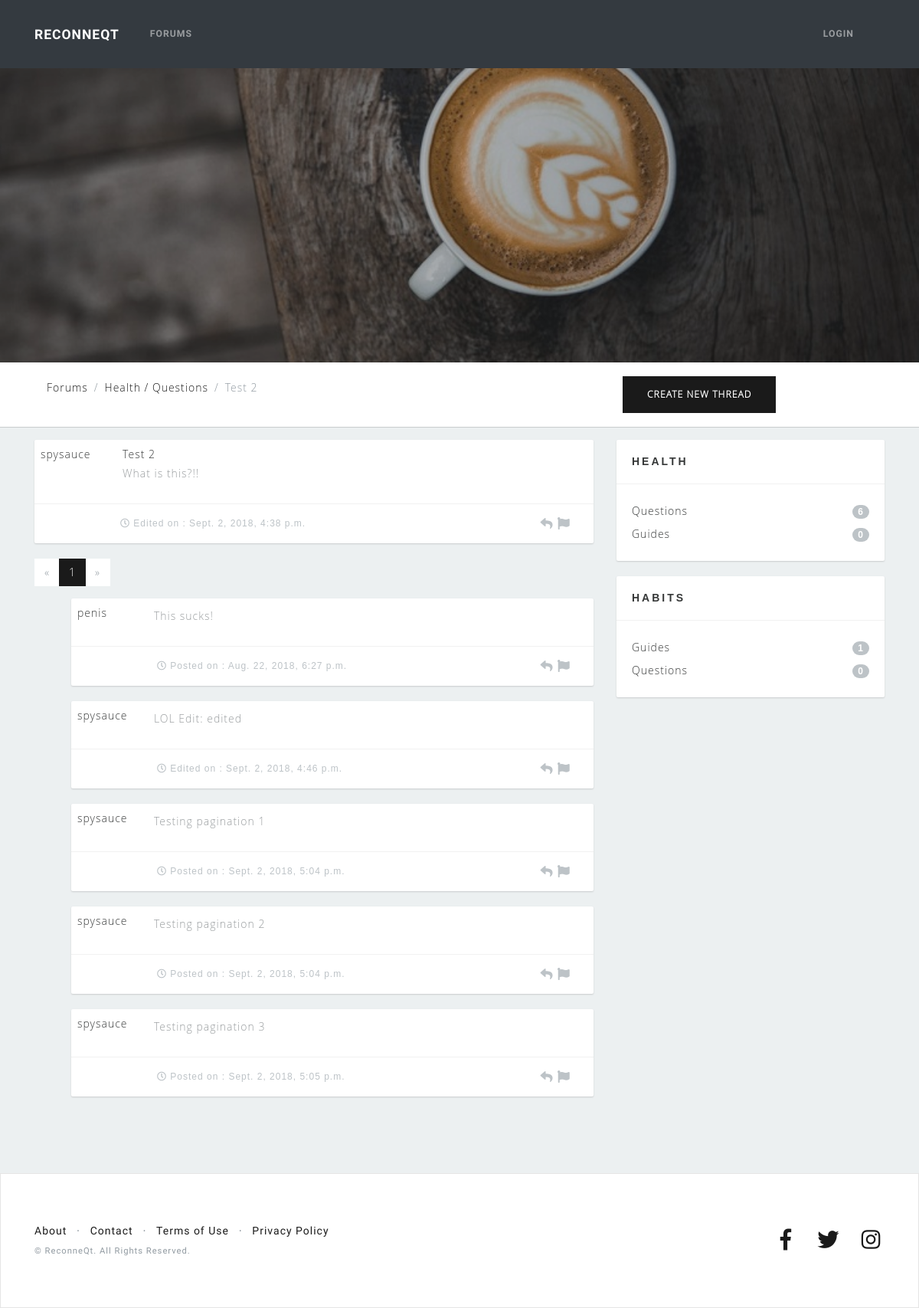
The app's page /forums/thread/1/ with its own data.
### forums/models.py (models this page shows)
class Thread(models.Model):
    title = models.CharField(max_length=100)
    thread_created = models.DateTimeField(auto_now_add=True)
    thread_edited = models.DateTimeField(blank=True, null=True)
    user = models.ForeignKey(User, on_delete=models.CASCADE)
    subject_fk = models.ForeignKey('Subject', on_delete=models.CASCADE, related_name='threads')
    def __str__(self):
        return self.title

class Subject(models.Model):
    subject_name = models.CharField(max_length=100)
    parent = models.ForeignKey('self', blank=True, null=True, on_delete=models.CASCADE, related_name='children')
    def __str__(self):
        if self.parent is None:
            return self.subject_name
        else:
            return "{} / {}".format(self.parent, self.subject_name)

class Post(models.Model):
    content = models.CharField(max_length=1000)
    original = models.BooleanField(default=False)
    post_created = models.DateTimeField(auto_now_add=True)
    post_edited = models.DateTimeField(blank=True, null=True)
    user = models.ForeignKey(User, on_delete=models.CASCADE)
    thread_fk = models.ForeignKey('Thread', on_delete=models.CASCADE, related_name='posts')
    def __str__(self):
        return self.content

### forums/views.py (the view)
# urls.py: path('thread/<int:pk>/', views.thread_detail, name='thread_detail'),
def thread_detail(request, pk):
    try:
        parents = Subject.objects.filter(parent=None)
        children = Subject.objects.exclude(parent=None)
        thread = Thread.objects.get(pk=pk)
        post_list = Post.objects.filter(thread_fk=thread).filter(original=False).order_by('post_created')
        num_posts = post_list.count()
        paginator = Paginator(post_list, 5) # Show 5 threads per page
        page = request.GET.get('page')
        posts = paginator.get_page(page)
        post = Post.objects.filter(thread_fk=thread).get(original=True)
        context = {
            'parents': parents,
            'children': children,
            'thread': thread,
            'posts': posts,
            'post': post,
            'num_posts': num_posts
        }
    except Subject.DoesNotExist:
        raise Http404("Subject does not exist")
    except Thread.DoesNotExist:
        raise Http404("Thread does not exist")
    except Post.DoesNotExist:
        raise Http404("Post does not exist")
    return render(request, 'forums/thread.html', context)

### forums/templatetags/forum_filters.py (called while the page is built)
@register.filter(name='slice_string')
def slice_string(value):
    parent, child = str(value).split('/')
    return child

### forums/templates/forums/thread.html (shortened to what this page needs)
{% extends 'forums/base_forums.html' %}
{% block breadcrumbs %}
<ol class="breadcrumb">
  <li class="breadcrumb-item"><a href="{% url 'forum' %}">Forums</a></li>
  <li class="breadcrumb-item"><a href="{% url 'threads' s_id=thread.subject_fk.pk %}">{{ thread.subject_fk }}</a></li>
  <li class="breadcrumb-item active">{{ thread }}</li>
{% endblock %}
{% block threads %}
  <div class="thread">
    <div class="posttop p-2">
      <div class="userinfo pull-left">
        {{ post.user }}
      </div>
      <div class="thread-title pull-left">
        {{ thread }}
        <p class="post">
          {{ post }}
        </p>
      </div>
      <div class="clearfix"></div>
    </div>
    <div class="post-info">
      {% if post.post_edited != None %}
        <div class="posted pull-left"><i class="far fa-clock"></i> Edited on : {{ post.post_edited }}</div>
      {% else %}
        <div class="posted pull-left"><i class="far fa-clock"></i> Posted on : {{ post.post_created }}</div>
      {% endif %}
      <div class="next pull-right">
        <a href="{% url 'post_new' pk=thread.id %}" data-toggle="tooltip" data-placement="bottom" title="Reply to post">
          <i class="fa fa-reply"></i>
        </a>
        <a href="#" data-toggle="tooltip" data-placement="bottom" title="Flag post">
          <i class="fa fa-flag"></i>
        </a>
      </div>
      <div class="clearfix"></div>
    </div>
  </div>
  {% if num_posts == 0 %}
    No replies
  {% else %}
    <div class="actions-pagination">
      <ul class="pagination">
        {% if posts.has_previous %}
          <li class="page-item">
            <a class="page-link" href="?page={{ posts.previous_page_number }}">&laquo;</a>
          </li>
        {% else %}
          <li class="page-item disabled">
            <a class="page-link" href="#">&laquo;</a>
          </li>
        {% endif %}
        {% for page in posts.paginator.page_range %}
          {% if posts.number == page %}
            <li class="page-item active">
              <a class="page-link" href="?page={{ page }}">{{ page }}</a>
            </li>
          {% else %}
            <li class="page-item">
              <a class="page-link" href="?page={{ page }}">{{ page }}</a>
            </li>
          {% endif %}
        {% endfor %}
        {% if posts.has_next %}
          <li class="page-item">
            <a class="page-link" href="?page={{ posts.next_page_number }}">&raquo;</a>
          </li>
        {% else %}
          <li class="page-item disabled">
            <a class="page-link" href="#">&raquo;</a>
          </li>
        {% endif %}
      </ul>
    </div>
    {% for p in posts %}
      <div class="thread ml-5">
        <div class="posttop p-2">
          <div class="userinfo pull-left">
            {{ p.user }}
          </div>
          <p class="post">
            {{ p }}
          </p>
        </div>
        <div class="post-info">
          {% if p.post_edited != None %}
            <div class="posted pull-left"><i class="far fa-clock"></i> Edited on : {{ p.post_edited }}</div>
          {% else %}
            <div class="posted pull-left"><i class="far fa-clock"></i> Posted on : {{ p.post_created }}</div>
          {% endif %}
          <div class="next pull-right">
            <a href="#" data-toggle="tooltip" data-placement="bottom" title="Reply to post">
              <i class="fa fa-reply"></i>
            </a>
            <a href="#" data-toggle="tooltip" data-placement="bottom" title="Flag post">
              <i class="fa fa-flag"></i>
            </a>
          </div>
          <div class="clearfix"></div>
        </div>
      </div>
    {% endfor %}
  {% endif %}
{% endblock %}

### forums/templates/forums/base_forums.html (shortened to what this page needs)
{% extends 'habits/base_template.html' %}
{% load static %}
{% load forum_filters %}
{% block css %}
  <link href="{% static 'habits/css/forums.css' %}" rel="stylesheet">
{% endblock %}
{% block content %}
<header class="masthead-forums text-white text-center">
  <div class="overlay"></div>
</header>
<div class="middlenav">
  <div class="container">
    <div class="row">
      <div class="col-lg-8 col-md-8">
        {% block breadcrumbs %}{% endblock %}
      </div>
      <div class="col-lg-4 col-md-4">
        <a id="new-thread-button" href="{% url 'thread_new' %}" class="btn btn-primary m-2" method="POST">
          Create new thread
        </a>
      </div>
    </div>
  </div>
</div>
<div id="content-wrapper">
  <div class="container">
    <div class="row">
      <div class="col-lg-8 col-md-8">
        {% block threads %}{% endblock %}
      </div>
      <div class="col-lg-4 col-md-4">
        {% for s in parents %}
        <div class="sidebarblock">
          <h3>{{ s }}</h3>
          <div class="divline"></div>
          <div class="blocktxt">
            <ul class="cats">
              {% for c in children %}
                {% if c.parent == s %}
                  <li>
                    <a href="{% url 'threads' s_id=c.pk %}">
                      {{ c|slice_string }}
                      <span class="badge badge-primary badge-pill pull-right">{{ c.threads.count }}</span>
                    </a>
                  </li>
                {% endif %}
              {% endfor %}
            </ul>
          </div>
        </div>
        {% endfor %}
      </div>
    </div>
  </div>
</div>
{% endblock %}

### habits/static/habits/css/landing-page.css (style rules this page uses)
#content-wrapper { background-color: #ecf0f1; }

### habits/static/habits/css/forums.css (style rules this page uses)
#content-wrapper { overflow-x: hidden; width: 100%; padding-top: 1rem; padding-bottom: 80px; background: #ecf0f1; font-family: 'Open Sans Light', sans-serif; }
header.masthead-forums { position: relative; background-color: #343a40; background: url("../img/pexels-photo-374147.jpeg") no-repeat center center; -webkit-background-size: cover; -moz-background-size: cover; -o-background-size: cover; background-size: cover; padding-top: 8rem; padding-bottom: 8rem; }
header.masthead-forums .overlay { position: absolute; background-color: #212529; height: 100%; width: 100%; top: 0; left: 0; opacity: 0.3; }
@media (min-width: 768px) { header.masthead-forums { padding-top: 12rem; padding-bottom: 12rem; } }
.middlenav { height: auto; border-bottom: 1px solid #c9cccd; padding: 10px; font-size: 14px; color: #363838; font-family: 'Open Sans Light', sans-serif; }
.pull-left { float: left !important; }
.pull-right { float: right !important; }
.userinfo { width: 15%; }
.thread { border-width: thin; background-color: #ffffff; border-radius: 2px; box-shadow: 0 1px 2px #c9cccd; margin-bottom: 20px; font-size: 14px; color: #363838; font-family: 'Open Sans Light', sans-serif; }
.thread-title { font-size: 14px; width: 85%; }
.post { font-size: 14px; color: #989c9e; font-family: 'Open Sans Light', sans-serif; line-height: 30px; }
.post-info { font-size: 14px; border-top: solid 1px #f1f1f1; line-height: 50px; padding: 0 30px 0 94px; }
.post-info .posted { width: 300px; margin-left: 18px; font-size: 12px; color: #bdc3c7; font-family: 'Open Sans Regular', sans-serif; }
.post-info .next { width: 90px; text-align: right; }
.post-info .next a { font-size: 16px; color: #bdc3c7; }
.sidebarblock { background-color: #ffffff; border-radius: 2px; box-shadow: 0 1px 2px #c9cccd; margin-bottom: 20px; }
.sidebarblock h3 { color: #363838; font-size: 14px; font-family: 'Open Sans Bold', sans-serif; margin: 0; padding: 20px; }
.sidebarblock .divline { height: 1px; line-height: 1px; border-bottom: solid 1px #f1f1f1; }
.sidebarblock .blocktxt { font-size: 14px; color: #363838; font-family: 'Open Sans Light', sans-serif; padding: 20px; }
ul.cats { margin: 0; padding: 0; }
ul.cats li { list-style: none; display: block; margin: 0; padding: 0; line-height: 30px; }
ul.cats li a { font-size: 14px; color: #363838; font-family: 'Open Sans Light', sans-serif; line-height: 30px; }
ul.cats .badge { background-color: #bdc3c7; font-size: 12px; color: #ffffff; font-family: 'Open Sans Bold', sans-serif; margin-top: 7px; }

### records on screen
Thread: subject_fk "Health / Questions", title "Test 2"
Post: user "spysauce", content "What is this?!!", post_edited "Sept. 2, 2018, 4:38 p.m."
Post: user "penis", content "This sucks!", post_created "Aug. 22, 2018, 6:27 p.m."
Post: user "spysauce", content "LOL Edit: edited", post_edited "Sept. 2, 2018, 4:46 p.m."
Post: user "spysauce", content "Testing pagination 1", post_created "Sept. 2, 2018, 5:04 p.m."
Post: user "spysauce", content "Testing pagination 2", post_created "Sept. 2, 2018, 5:04 p.m."
Post: user "spysauce", content "Testing pagination 3", post_created "Sept. 2, 2018, 5:05 p.m."
Subject: parent+subject_name "HEALTH"
Subject: parent+subject_name "Questions", threads.count "6"
Subject: parent+subject_name "Guides", threads.count "0"
Subject: parent+subject_name "HABITS"
Subject: parent+subject_name "Guides", threads.count "1"
Subject: parent+subject_name "Questions", threads.count "0"

### other values on screen
{{ page }} "1"
